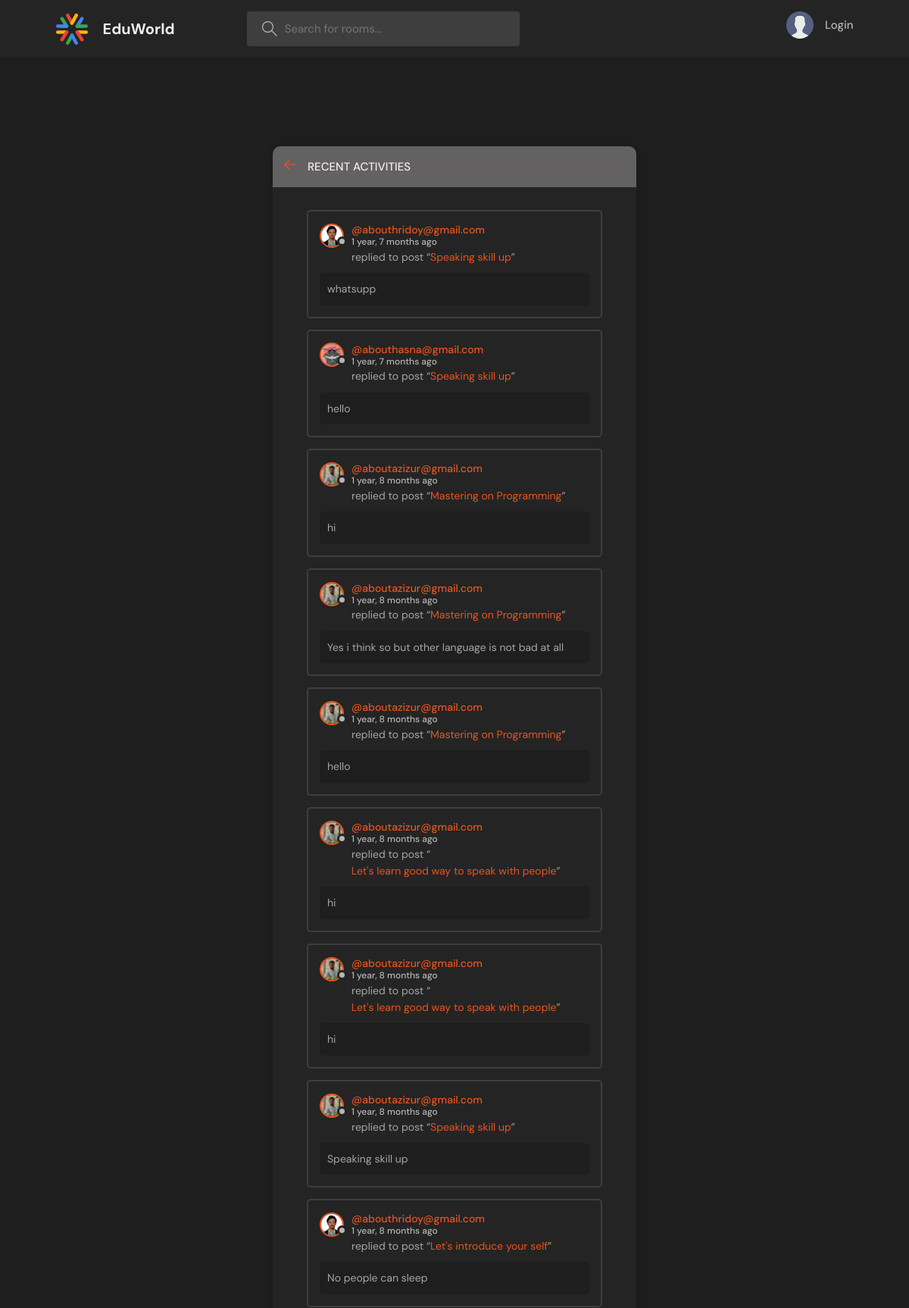
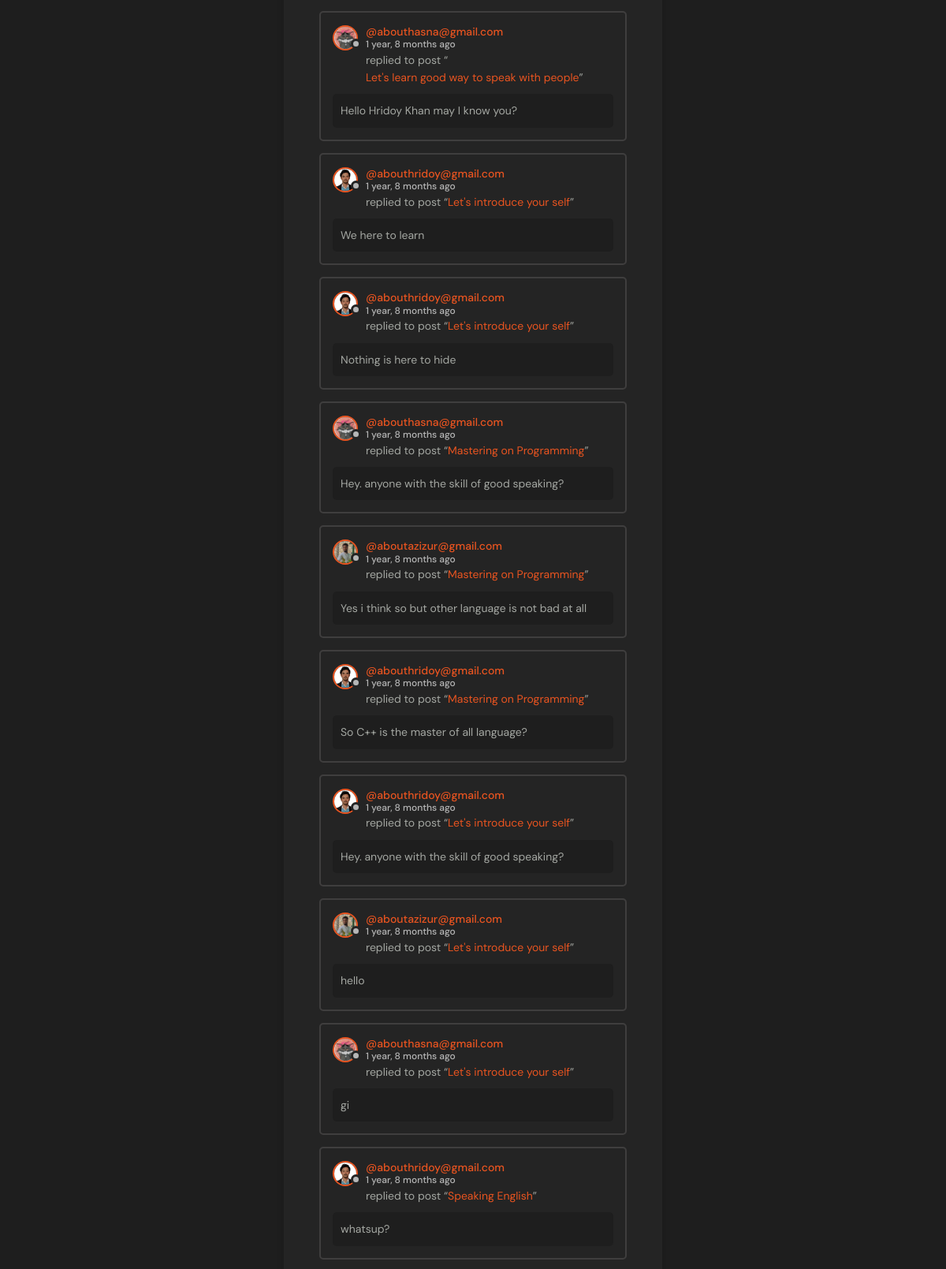
The page /activity/ (upper part) on the database its author committed (2 pictures, top to bottom).
### base/models.py (models this page shows, shortened)
class Message(models.Model):
    user = models.ForeignKey(User, on_delete=models.CASCADE)
    room = models.ForeignKey(Room, on_delete=models.CASCADE)
    body = models.TextField()
    updated = models.DateTimeField(auto_now=True)
    created = models.DateTimeField(auto_now_add=True)
    class Meta:
        ordering = ['-updated', '-created']

class User(AbstractUser):
    name = models.CharField(max_length=200, null=True)
    email = models.EmailField(unique=True, null=True)
    bio = models.TextField(null=True)
    avatar = models.ImageField(null=True, default="avatar.svg")
    USERNAME_FIELD = 'email'  # Email as the unique identifier
    REQUIRED_FIELDS = ['username', 'name']  # Do not include 'email' here
    objects = UserManager()  # Make sure you're using a custom user manager

class Room(models.Model):
    host = models.ForeignKey(User, on_delete=models.SET_NULL, null=True)
    topic = models.ForeignKey(Topic, on_delete=models.SET_NULL, null=True)
    name = models.CharField(max_length=200)
    description = models.TextField(null=True, blank=True)
    participants = models.ManyToManyField(
        User, related_name='participants', blank=True)
    updated = models.DateTimeField(auto_now=True)
    created = models.DateTimeField(auto_now_add=True)
    class Meta:
        ordering = ['-updated', '-created']
    def __str__(self):
        return self.name

### base/views.py (the view)
# urls.py: path('activity/', views.activityPage, name="activity"),
def activityPage(request):
    room_messages = Message.objects.all().order_by('-created')  # Order by newest first
    print(f"Total messages sent to template: {room_messages.count()}")  # Debugging
    return render(request, 'base/activity.html', {'room_messages': room_messages})

### base/templates/base/activity.html (shortened to what this page needs)
{% extends 'main.html' %}
{% block content %}
<main class="layout">
  <div class="container">
    <div class="layout__box">
      <div class="layout__boxHeader">
        <div class="layout__boxTitle">
          <a href="{% url 'home' %}">
            <svg version="1.1" xmlns="http://www.w3.org/2000/svg" width="32" height="32" viewBox="0 0 32 32">
              <title>arrow-left</title>
              <path
                d="M13.723 2.286l-13.723 13.714 13.719 13.714 1.616-1.611-10.96-10.96h27.625v-2.286h-27.625l10.965-10.965-1.616-1.607z">
              </path>
              </path>
            </svg>
          </a>
          <h3>Recent Activities</h3>
        </div>
      </div>
      <div class="activities-page layout__body">
        {% for message in room_messages %}
        <div class="activities__box">
          <div class="activities__boxHeader roomListRoom__header">
            <a href="{% url 'user-profile' message.user.id %}" class="roomListRoom__author">
              <div class="avatar avatar--small">
                <img src="{{message.user.avatar.url}}" />
              </div>
              <p>
                @{{message.user}}
                <span>{{message.created|timesince}} ago</span>
              </p>
            </a>
          </div>
          <div class="activities__boxContent">
            <p>replied to post “<a href="{% url 'room' message.room.id %}">{{message.room}}</a>”</p>
            <div class="activities__boxRoomContent">
              {{message.body}}
            </div>
          </div>
        </div>
        {% endfor %}
      </div>
    </div>
  </div>
</main>
{% endblock content %}

### static/styles/style.css (style rules this page uses)
:root { --color-main: #e95420; --color-main-light: #f77f4f; --color-dark: #242424; --color-dark-medium: #3f3e3e; --color-dark-light: #636161; --color-light: #eeeeec; --color-gray: #b6b6b6; --color-light-gray: #a4a7a2; --color-bg: #1e1e1e; --color-success: #00ff2f; --color-error: #cc575d; }
* { font-family: "DM Sans", -apple-system, BlinkMacSystemFont, "Segoe UI", Roboto, Oxygen, Ubuntu, Cantarell, "Open Sans", "Helvetica Neue", sans-serif; margin: 0; padding: 0; box-sizing: border-box; text-rendering: optimizeLegibility; font-size: inherit; }
html { font-size: 56.25%; }
@media only screen and (min-width: 1200px) { html { font-size: 62.5%; } }
body { line-height: 1.6; font-weight: 400; font-size: 1.5rem; color: var(--color-light-gray); background-color: var(--color-bg); min-height: 100vh; }
img { width: 100%; }
a { display: inline-block; color: var(--color-main); text-decoration: none; }
.container { max-width: 120rem; width: 90%; margin: auto; }
.avatar { position: relative; display: inline-block; border-radius: 50%; border: 2px solid var(--color-main); }
.avatar img { display: block; border-radius: 50%; object-fit: cover; object-position: center; }
.avatar::after { content: ""; display: block; position: absolute; background-color: var(--color-gray); z-index: 111; border-radius: 50%; border: 0.3rem solid var(--color-dark); }
.avatar.avatar--small img { width: 2.8rem; height: 2.8rem; }
.avatar.avatar--small:after { width: 0.7rem; height: 0.7rem; bottom: 0px; right: -6px; }
.layout { margin-top: 2.4rem; }
.layout > .container { display: flex; justify-content: space-between; align-items: flex-start; }
.layout__box { width: 90%; max-width: 48rem; min-height: 40rem; position: absolute; top: 50%; left: 50%; transform: translate(-50%, -46%); background-color: var(--color-dark); border-radius: 1rem; box-shadow: 1px 1px 6px 3px rgba(0, 0, 0, 0.1); overflow: hidden; }
.layout__boxHeader { display: flex; padding: 1.5rem; background-color: var(--color-dark-light); }
.layout__boxTitle { display: flex; gap: 1.5rem; align-items: center; }
.layout__boxTitle h3 { text-transform: uppercase; font-weight: 500; color: var(--color-light); }
.layout__boxTitle svg { width: 1.6rem; height: 1.6rem; fill: var(--color-main); }
.layout__body { margin: 3rem; }
.roomListRoom__header { display: flex; justify-content: space-between; align-items: center; }
.roomListRoom__author { font-weight: 500; display: flex; align-items: center; gap: 1rem; }
.activities__box { margin: 1.5rem; padding: 1.5rem; border: 2px solid var(--color-dark-medium); border-radius: 5px; }
.activities__boxHeader p { font-size: 1.4rem; line-height: 1.3; }
.activities__boxHeader p span { color: var(--color-gray); font-size: 1.2rem; display: block; }
.activities__boxContent { margin-left: 4.2rem; }
.activities__boxContent { font-size: 1.4rem; }
.activities__boxRoomContent { background: var(--color-bg); padding: 1rem; border-radius: 5px; margin-top: 1rem; margin-left: -4.2rem; }

### rows shown on the page
Message: user.avatar (picture), user "abouthridoy@gmail.com", created "1 year, 7 months", room "Speaking skill up", body "whatsupp"
Message: user.avatar (picture), user "abouthasna@gmail.com", created "1 year, 7 months", room "Speaking skill up", body "hello"
Message: user.avatar (picture), user "aboutazizur@gmail.com", created "1 year, 8 months", room "Mastering on Programming", body "hi"
Message: user.avatar (picture), user "aboutazizur@gmail.com", created "1 year, 8 months", room "Mastering on Programming", body "Yes i think so but other language is not bad at all"
Message: user.avatar (picture), user "aboutazizur@gmail.com", created "1 year, 8 months", room "Mastering on Programming", body "hello"
Message: user.avatar (picture), user "aboutazizur@gmail.com", created "1 year, 8 months", room "Let's learn good way to speak with people", body "hi"
Message: user.avatar (picture), user "aboutazizur@gmail.com", created "1 year, 8 months", room "Let's learn good way to speak with people", body "hi"
Message: user.avatar (picture), user "aboutazizur@gmail.com", created "1 year, 8 months", room "Speaking skill up", body "Speaking skill up"
Message: user.avatar (picture), user "abouthridoy@gmail.com", created "1 year, 8 months", room "Let's introduce your self", body "No people can sleep"
Message: user.avatar (picture), user "abouthasna@gmail.com", created "1 year, 8 months", room "Let's learn good way to speak with people", body "Hello Hridoy Khan may I know you?"
Message: user.avatar (picture), user "abouthridoy@gmail.com", created "1 year, 8 months", room "Let's introduce your self", body "We here to learn"
Message: user.avatar (picture), user "abouthridoy@gmail.com", created "1 year, 8 months", room "Let's introduce your self", body "Nothing is here to hide"
Message: user.avatar (picture), user "abouthasna@gmail.com", created "1 year, 8 months", room "Mastering on Programming", body "Hey. anyone with the skill of good speaking?"
Message: user.avatar (picture), user "aboutazizur@gmail.com", created "1 year, 8 months", room "Mastering on Programming", body "Yes i think so but other language is not bad at all"
Message: user.avatar (picture), user "abouthridoy@gmail.com", created "1 year, 8 months", room "Mastering on Programming", body "So C++ is the master of all language?"
Message: user.avatar (picture), user "abouthridoy@gmail.com", created "1 year, 8 months", room "Let's introduce your self", body "Hey. anyone with the skill of good speaking?"
Message: user.avatar (picture), user "aboutazizur@gmail.com", created "1 year, 8 months", room "Let's introduce your self", body "hello"
Message: user.avatar (picture), user "abouthasna@gmail.com", created "1 year, 8 months", room "Let's introduce your self", body "gi"
Message: user.avatar (picture), user "abouthridoy@gmail.com", created "1 year, 8 months", room "Speaking English", body "whatsup?"
